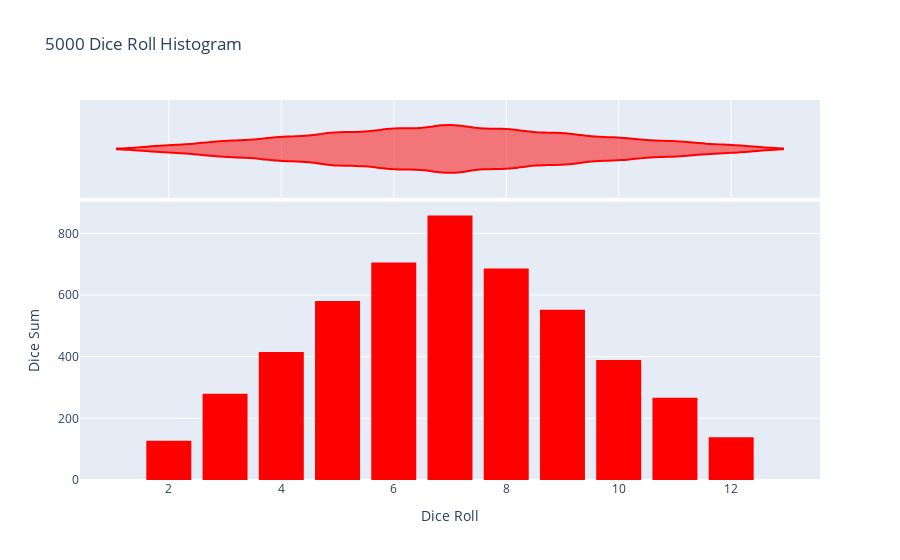

Write notebook code for a chart like this one.
### Code cell
fig.update_layout(
    xaxis_title_text='Dice Roll',
    yaxis_title_text='Dice Sum',
    bargap=0.2, showlegend=False
)

### Figure 1 — Plotly figure (JSON) as saved in the notebook; plotly's stock layout.template omitted (floating-point values rounded to 4 significant figures; data arrays with more than 128 entries replaced by an {"elided": "..."} marker saying what was removed)
{"data": [{"alignmentgroup": "True", "bingroup": "x", "hovertemplate": "variable=0<br>Dice Roll=%{x}<br>count=%{y}<extra></extra>", "legendgroup": "0", "marker": {"color": "red", "pattern": {"shape": ""}}, "name": "0", "nbinsx": 11, "offsetgroup": "0", "orientation": "v", "showlegend": true, "type": "histogram", "x": {"elided": "5000 int values"}, "xaxis": "x", "yaxis": "y"}, {"alignmentgroup": "True", "hovertemplate": "variable=0<br>Dice Roll=%{x}<extra></extra>", "legendgroup": "0", "marker": {"color": "red"}, "name": "0", "offsetgroup": "0", "scalegroup": "x", "showlegend": false, "type": "violin", "x": {"elided": "5000 int values"}, "xaxis": "x2", "yaxis": "y2"}], "layout": {"bargap": 0.2, "barmode": "relative", "legend": {"title": {"text": "variable"}, "tracegroupgap": 0}, "showlegend": false, "title": {"text": "5000 Dice Roll Histogram"}, "xaxis": {"anchor": "y", "domain": [0, 1], "title": {"text": "Dice Roll"}}, "xaxis2": {"anchor": "y2", "domain": [0, 1], "matches": "x", "showgrid": true, "showticklabels": false}, "yaxis": {"anchor": "x", "domain": [0, 0.7326], "title": {"text": "Dice Sum"}}, "yaxis2": {"anchor": "x2", "domain": [0.7426, 1], "matches": "y2", "showgrid": false, "showline": false, "showticklabels": false, "ticks": ""}}}
